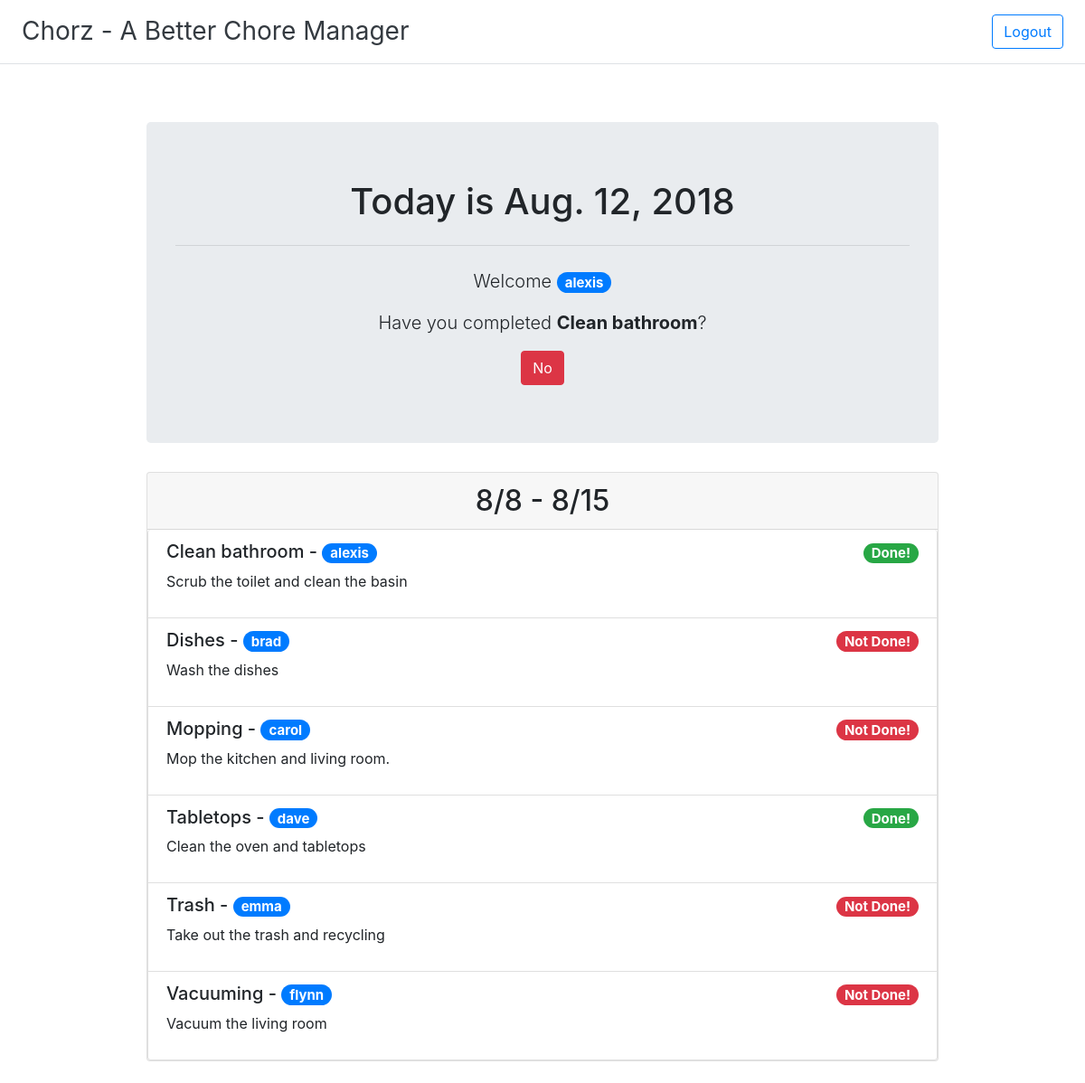
The page / (signed in) on the database its author committed.
### dashboard/models.py (models this page shows)
class Chore(models.Model):
    name = models.CharField(max_length=50, help_text='Enter the chore name')
    description = models.TextField(help_text='Enter the description for the chore')
    user = models.ForeignKey(User, on_delete=models.SET_NULL, null=True, blank=True)
    is_done = models.BooleanField(default=False)
    class Meta:
        ordering = ['name']
    def __str__(self):
        return self.name

### dashboard/views.py (the view, shortened to what this page needs)
# urls.py: path('', views.Index.as_view(), name='index'),
class Index(generic.ListView):
    model = Chore
    template_name = 'index.html'
    def get_context_data(self, **kwargs):
        context = super().get_context_data(**kwargs)
        scheduler = Scheduler.objects.get(pk=1)
        start_date = scheduler.start
        end_date = start_date + datetime.timedelta(days=7)
        this_date = datetime.date.today()
        def rotate(l, rotations):
            return l[rotations:] + l[:rotations]
        rotations = 0
        try:
            users_chore = Chore.objects.get(user__username=self.request.user.username)
        except Chore.DoesNotExist:
            users_chore = None
        context['start_date'] = f'{start_date.month}/{start_date.day}'
        context['end_date'] = f'{end_date.month}/{end_date.day}'
        context['this_date'] = this_date
        context['rotations'] = rotations
        context['logged_in_user'] = self.request.user
        context['users_chore'] = users_chore
        return context

### dashboard/templates/index.html (shortened to what this page needs)
{% extends "base_generic.html" %}
{% block content %}
<div class="jumbotron mx-auto" style="width: 75%;">
  <h1 class="display-5">Today is {{ this_date }}</h1>
  {% if logged_in_user.username %}
      <hr class="my-4">
      <p class="lead">Welcome <span class="badge badge-pill badge-primary align-middle">{{ logged_in_user.username }}</span></p>
      {% if users_chore %}
      <p class="lead">Have you completed <span class="font-weight-bold">{{ users_chore }}</span>?</p>
      <form action="" method="post">
        <input type="submit" class="btn {% if users_chore.is_done %}btn-danger{% else %}btn-success{% endif %}" value="{% if users_chore.is_done %}No{% else %}Yes{% endif %}" name="change">
      </form>
      {% endif %}
  {% else %}
  <p class="lead"><a href="accounts/login">Login</a> to view/complete your weekly chore.</p>
  {% endif %}
</div>
<div class="card mx-auto" style="width: 75%;">
  <h2 class="card-header display-5">{{ start_date }} - {{ end_date }}</h2>
  <ul class="list-group">
    {% if object_list %}
      {% for chore in object_list %}
        <li class="list-group-item flex-column align-items-start">
          <div class="d-flex w-100 justify-content-between">
            <h5 class="text-left">
                {{ chore }} -
                <span class="badge badge-pill badge-primary">
                    {{ chore.user }}
                </span>
            </h5>
            {% if chore.is_done %}
            <h5><span class="badge badge-pill badge-success">Done!</span></h5>
            {% else %}
            <h5><span class="badge badge-pill badge-danger">Not Done!<span></h5>
            {% endif %}
          </div>
          <div class="d-flex w-100 justify-content-between">
            <p class="text-left">{{ chore.description }}</p>
          </div>
        </li>
      {% endfor %}
    {% else %}
      <li class="list-group-item">There are no chores.</li>
    {% endif %}
  </ul>
</div>
{% endblock %}

### rows shown on the page
Chore: name "Clean bathroom", change "No", user "alexis", shows "Done!", description "Scrub the toilet and clean the basin"
Chore: name "Dishes", user "brad", is_done "Not Done!", description "Wash the dishes"
Chore: name "Mopping", user "carol", is_done "Not Done!", description "Mop the kitchen and living room."
Chore: name "Tabletops", user "dave", is_done "Done!", description "Clean the oven and tabletops"
Chore: name "Trash", user "emma", is_done "Not Done!", description "Take out the trash and recycling"
Chore: name "Vacuuming", user "flynn", is_done "Not Done!", description "Vacuum the living room"

### other values the page prints
{{ logged_in_user.username }} "alexis"
{{ start_date }} "8/8"
{{ end_date }} "8/15"
